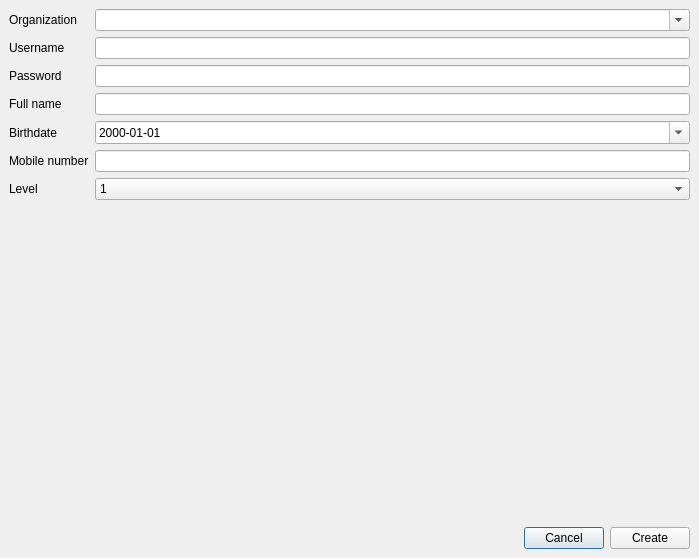
<?xml version="1.0" encoding="UTF-8"?>
<ui version="4.0">
 <class>DialogSignUp</class>
 <widget class="QDialog" name="DialogSignUp">
  <property name="geometry">
   <rect>
    <x>0</x>
    <y>0</y>
    <width>699</width>
    <height>558</height>
   </rect>
  </property>
  <property name="windowTitle">
   <string>Sign up</string>
  </property>
  <layout class="QVBoxLayout" name="verticalLayout">
   <property name="spacing">
    <number>0</number>
   </property>
   <property name="leftMargin">
    <number>0</number>
   </property>
   <property name="topMargin">
    <number>0</number>
   </property>
   <property name="rightMargin">
    <number>0</number>
   </property>
   <property name="bottomMargin">
    <number>0</number>
   </property>
   <item>
    <widget class="QScrollArea" name="scrollArea">
     <property name="frameShape">
      <enum>QFrame::NoFrame</enum>
     </property>
     <property name="widgetResizable">
      <bool>true</bool>
     </property>
     <widget class="QWidget" name="scrollAreaWidgetContents">
      <property name="geometry">
       <rect>
        <x>0</x>
        <y>0</y>
        <width>699</width>
        <height>517</height>
       </rect>
      </property>
      <layout class="QFormLayout" name="formLayout">
       <item row="0" column="0">
        <widget class="QLabel" name="label_8">
         <property name="text">
          <string>Organization</string>
         </property>
        </widget>
       </item>
       <item row="0" column="1">
        <widget class="QComboBox" name="comboBoxOrganizationName">
         <property name="editable">
          <bool>true</bool>
         </property>
         <property name="maxVisibleItems">
          <number>2147483647</number>
         </property>
         <property name="insertPolicy">
          <enum>QComboBox::NoInsert</enum>
         </property>
        </widget>
       </item>
       <item row="1" column="0">
        <widget class="QLabel" name="label_3">
         <property name="text">
          <string>Username</string>
         </property>
        </widget>
       </item>
       <item row="1" column="1">
        <widget class="QLineEdit" name="lineEditUserName"/>
       </item>
       <item row="2" column="0">
        <widget class="QLabel" name="label_4">
         <property name="text">
          <string>Password</string>
         </property>
        </widget>
       </item>
       <item row="2" column="1">
        <widget class="QLineEdit" name="lineEditPassword"/>
       </item>
       <item row="3" column="0">
        <widget class="QLabel" name="label">
         <property name="text">
          <string>Full name</string>
         </property>
        </widget>
       </item>
       <item row="3" column="1">
        <widget class="QLineEdit" name="lineEditFullName"/>
       </item>
       <item row="4" column="0">
        <widget class="QLabel" name="label_5">
         <property name="text">
          <string>Birthdate</string>
         </property>
        </widget>
       </item>
       <item row="4" column="1">
        <widget class="QDateEdit" name="dateEditBirthDate">
         <property name="displayFormat">
          <string>yyyy-MM-dd</string>
         </property>
         <property name="calendarPopup">
          <bool>true</bool>
         </property>
        </widget>
       </item>
       <item row="5" column="0">
        <widget class="QLabel" name="label_2">
         <property name="text">
          <string>Mobile number</string>
         </property>
        </widget>
       </item>
       <item row="5" column="1">
        <widget class="QLineEdit" name="lineEditMobileNumber"/>
       </item>
       <item row="6" column="0">
        <widget class="QLabel" name="label_7">
         <property name="text">
          <string>Level</string>
         </property>
        </widget>
       </item>
       <item row="6" column="1">
        <widget class="QComboBox" name="comboBoxAccessLevel">
         <item>
          <property name="text">
           <string>1</string>
          </property>
         </item>
         <item>
          <property name="text">
           <string>2</string>
          </property>
         </item>
         <item>
          <property name="text">
           <string>3</string>
          </property>
         </item>
        </widget>
       </item>
      </layout>
     </widget>
    </widget>
   </item>
   <item>
    <widget class="QWidget" name="widgetConfirmationButton" native="true">
     <layout class="QHBoxLayout" name="horizontalLayout_2">
      <item>
       <spacer name="horizontalSpacer">
        <property name="orientation">
         <enum>Qt::Horizontal</enum>
        </property>
        <property name="sizeHint" stdset="0">
         <size>
          <width>40</width>
          <height>20</height>
         </size>
        </property>
       </spacer>
      </item>
      <item>
       <widget class="QPushButton" name="pushButtonCancel">
        <property name="text">
         <string>Cancel</string>
        </property>
       </widget>
      </item>
      <item>
       <widget class="QPushButton" name="pushButtonCreate">
        <property name="text">
         <string>Create</string>
        </property>
       </widget>
      </item>
     </layout>
    </widget>
   </item>
  </layout>
 </widget>
 <tabstops>
  <tabstop>scrollArea</tabstop>
  <tabstop>lineEditFullName</tabstop>
  <tabstop>dateEditBirthDate</tabstop>
  <tabstop>lineEditMobileNumber</tabstop>
  <tabstop>lineEditUserName</tabstop>
  <tabstop>lineEditPassword</tabstop>
  <tabstop>comboBoxAccessLevel</tabstop>
  <tabstop>comboBoxOrganizationName</tabstop>
 </tabstops>
 <resources/>
 <connections/>
</ui>
